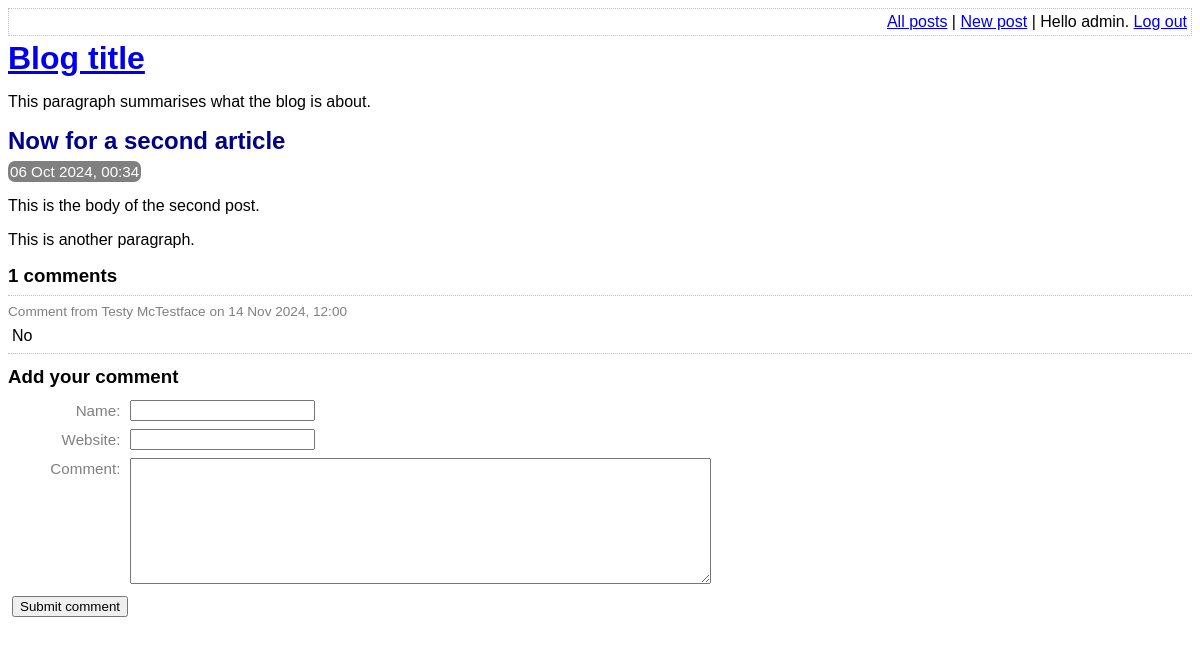
/view-post.php?post_id=2 (signed in), run on an earlier commit of the app's database.
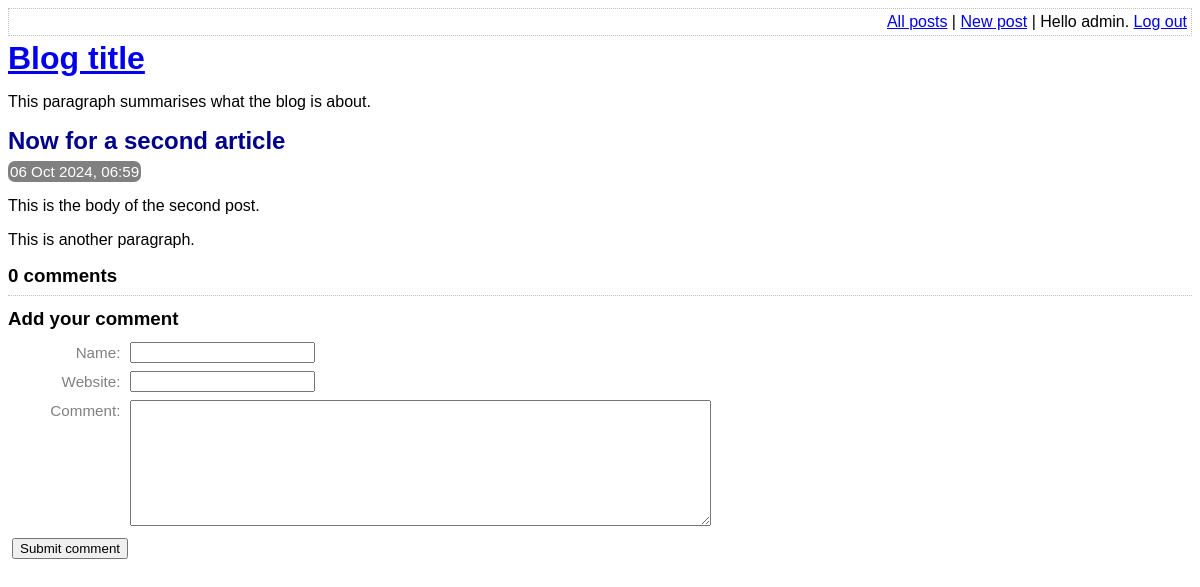
And on a later commit of the database.
### tables this page shows
CREATE TABLE post (
    id INTEGER PRIMARY KEY AUTOINCREMENT NOT NULL,
    title VARCHAR NOT NULL,
    body VARCHAR NOT NULL,
    user_id INTEGER NOT NULL,
    created_at VARCHAR NOT NULL,
    updated_at VARCHAR,
    FOREIGN KEY (user_id) REFERENCES user(id)
);

CREATE TABLE comment (
    id INTEGER PRIMARY KEY AUTOINCREMENT NOT NULL,
    post_id INTEGER NOT NULL,
    created_at VARCHAR NOT NULL,
    name VARCHAR NOT NULL,
    website VARCHAR,
    text VARCHAR NOT NULL,
    FOREIGN KEY (post_id) REFERENCES post(id)
);

### lib/view-post.php (called while the page is built, shortened)
<?php
function getPostRow(PDO $pdo, $postId)
{
    $stmt = $pdo->prepare(
        'SELECT
            title, created_at, body
        FROM
            post
        WHERE
            id = :id'
    );
    $result = $stmt->execute(
        array('id' => $postId, )
    );
    $row = $stmt->fetch(PDO::FETCH_ASSOC);
    return $row;
}

### view-post.php (the view, shortened to what this page needs)
<?php
require_once 'lib/common.php';
require_once 'lib/view-post.php';
if (isset($_GET['post_id']))
{
    $postId = $_GET['post_id'];
}
else
{
    $postId = 0;
}
$pdo = getPDO();
$row = getPostRow($pdo, $postId);
?>
<!DOCTYPE html>
<html>
    <head>
        <?php require 'templates/head.php' ?>
    </head>
    <body>
        <?php require 'templates/title.php' ?>
        <div class="post">
            <h2>
                <?php echo htmlEscape($row['title']) ?>
            </h2>
            <div class="date">
                <?php echo convertSqlDate($row['created_at']) ?>
            </div>
            <?php echo convertNewlinesToParagraphs($row['body']) ?>
        </div>
        <div class="comment-list">
            <h3><?php echo countCommentsForPost($pdo, $postId) ?> comments</h3>
            <?php foreach (getCommentsForPost($pdo, $postId) as $comment): ?>
                <div class="comment">
                    <div class="comment-meta">
                        Comment from
                        <?php echo htmlEscape($comment['name']) ?>
                        on
                        <?php echo convertSqlDate($comment['created_at']) ?>
                    </div>
                    <div class="comment-body">
                        <?php echo convertNewlinesToParagraphs($comment['text']) ?>
                    </div>
                </div>
            <?php endforeach ?>
        </div>
        <?php require 'templates/comment-form.php' ?>
    </body>
</html>

### lib/common.php (shortened to what this page needs)
<?php
function htmlEscape($html)
{
    return htmlspecialchars($html, ENT_HTML5, 'UTF-8');
}
function convertSqlDate($sqlDate)
{
    $date = DateTime::createFromFormat('Y-m-d H:i:s', $sqlDate);
    return $date->format('d M Y, H:i');
}
function convertNewlinesToParagraphs($text)
{
    $escaped = htmlEscape($text);
    return '<p>' . str_replace("\n", "</p><p>", $escaped) . '</p>';
}
function countCommentsForPost(PDO $pdo, $postId)
{
    $sql = "
        SELECT
            COUNT(*) c
        FROM
            comment
        WHERE
            post_id = :post_id
    ";
    $stmt = $pdo->prepare($sql);
    $stmt->execute(
        array('post_id' => $postId, )
    );
    return (int) $stmt->fetchColumn();
}
function getCommentsForPost(PDO $pdo, $postId)
{
    $sql = "
        SELECT
            id, name, text, created_at, website
        FROM
            comment
        WHERE
            post_id = :post_id
    ";
    $stmt = $pdo->prepare($sql);
    $stmt->execute(
        array('post_id' => $postId, )
    );
    return $stmt->fetchAll(PDO::FETCH_ASSOC);
}

What changed in the data, as far as the page shows it:
removed comment: name "Testy McTestface", created_at "14 Nov 2024, 12:00", text "No"
changed post "Now for a second article": created_at "06 Oct 2024, 00:34" → "06 Oct 2024, 06:59"
Also different on the page:
countCommentsForPost($pdo, $postId): "1" → "0"
